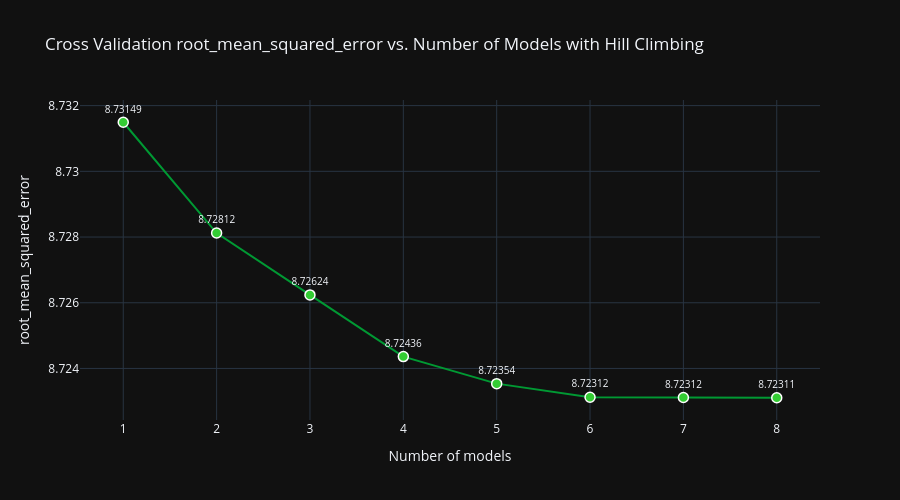

Here is the notebook cell this chart was saved with:
### Code cell
from hillclimbers import climb_hill, partial
from sklearn.metrics import root_mean_squared_error

result = climb_hill(
    train=train,
    oof_pred_df=oof_pred_df,
    test_pred_df=test_pred_df,
    target="target",
    objective="minimize",
    eval_metric=partial(root_mean_squared_error),
    negative_weights=True,
    precision=0.01,
    plot_hill=True,
    plot_hist=True,
)

submission = X_test[["id"]]
submission["exam_score"] = result
submission.to_csv("../submission.csv", index=False)

### Figure 1 — Plotly figure (JSON) as saved in the notebook; plotly's stock layout.template omitted (floating-point values rounded to 4 significant figures)
{"data": [{"hovertemplate": "Number of Models: %{x}<br>CV: %{y}", "legendgroup": "", "line": {"color": "#009933", "dash": "solid"}, "marker": {"color": "#33cc33", "line": {"color": "#FFFFFF", "width": 1.5}, "size": 10, "symbol": "circle"}, "mode": "lines+markers+text", "name": "", "orientation": "v", "showlegend": false, "text": [8.731, 8.728, 8.726, 8.724, 8.724, 8.723, 8.723, 8.723], "textfont": {"size": 10}, "textposition": "top center", "type": "scatter", "x": [1, 2, 3, 4, 5, 6, 7, 8], "xaxis": "x", "y": [8.731, 8.728, 8.726, 8.724, 8.724, 8.723, 8.723, 8.723], "yaxis": "y"}], "layout": {"autosize": false, "height": 500, "legend": {"tracegroupgap": 0}, "title": {"text": "Cross Validation root_mean_squared_error vs. Number of Models with Hill Climbing"}, "width": 900, "xaxis": {"anchor": "y", "domain": [0, 1], "tickmode": "array", "tickvals": [1, 2, 3, 4, 5, 6, 7, 8], "title": {"text": "Number of models"}}, "yaxis": {"anchor": "x", "domain": [0, 1], "title": {"text": "root_mean_squared_error"}}}}
